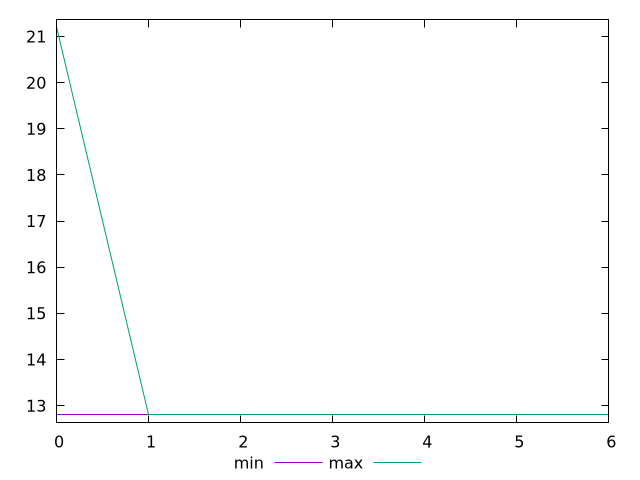

Write gnuplot code to recreate this figure.
$_min <<EOF
0 12.8
1 12.8
2 12.8
3 12.8
4 12.8
5 12.8
6 12.8
EOF
$_max <<EOF
0 21.200000000000003
1 12.8
2 12.8
3 12.8
4 12.8
5 12.8
6 12.8
EOF
set key outside below
set terminal pngcairo
set output "report_00006_2020-11-02T20-21-41.718Z/estimated-input-latency/progession_min_max.png"
set yrange [12.632000000000001:21.368000000000002]
plot $_min title "min" with line ,$_max title "max" with line ,
